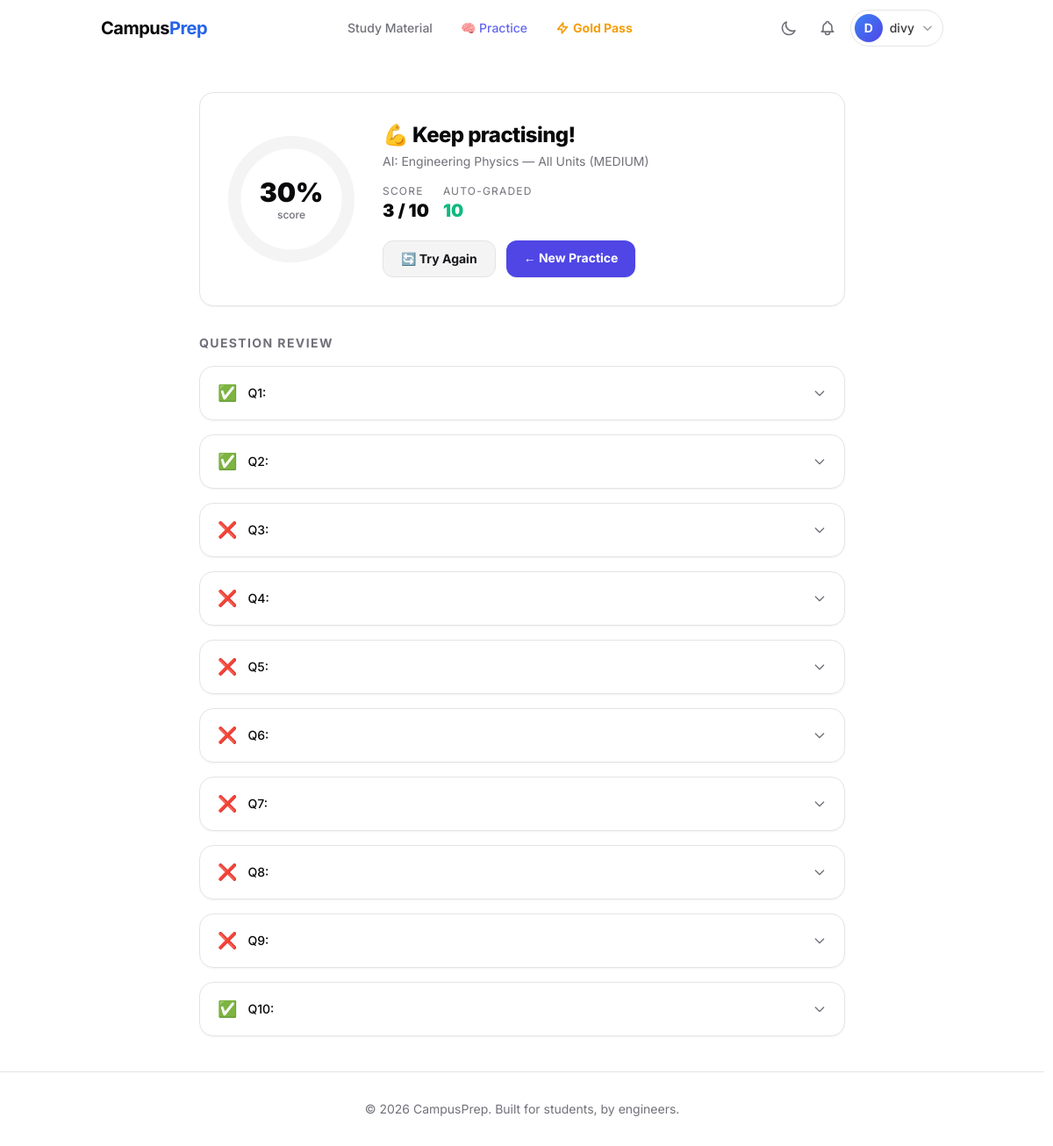
Screenshot of /practice/result/1/ (signed in) with the database file from the repository.
### apps/users/models.py (models this page shows, shortened)
class User(AbstractUser):
    clerk_id = models.CharField(max_length=100, unique=True, null=True, blank=True)
    phone_number = models.CharField(max_length=15, blank=True, null=True)
    preferred_branch = models.ForeignKey(
        'academics.Branch',
        on_delete=models.SET_NULL,
        null=True,
        blank=True,
        related_name='users'
    )
    preferred_semester = models.ForeignKey(
        'academics.Semester',
        on_delete=models.SET_NULL,
        null=True,
        blank=True,
        related_name='users'
    )
    active_subscription_valid_until = models.DateField(null=True, blank=True)
    gold_pass_branch = models.ForeignKey(
        'academics.Branch',
        on_delete=models.SET_NULL,
        null=True,
        blank=True,
        related_name='gold_pass_users'
    )
    gold_pass_semester = models.ForeignKey(
        'academics.Semester',
        on_delete=models.SET_NULL,
        null=True,
        blank=True,
        related_name='gold_pass_users'
    )
    active_subscription_plan = models.ForeignKey(
        'products.SubscriptionPlan',
        on_delete=models.SET_NULL,
        null=True,
        blank=True,
        related_name='subscribed_users'
    )

### apps/practice/models.py (models this page shows, shortened)
class UserAttempt(models.Model):
    user         = models.ForeignKey(settings.AUTH_USER_MODEL, on_delete=models.CASCADE, related_name='practice_attempts')
    question_set = models.ForeignKey(QuestionSet, on_delete=models.CASCADE, related_name='attempts')
    started_at  = models.DateTimeField(auto_now_add=True)
    finished_at = models.DateTimeField(null=True, blank=True)
    score     = models.PositiveIntegerField(default=0)
    max_score = models.PositiveIntegerField(default=0)
    class Meta:
        ordering = ['-started_at']
    @property
    def percentage(self):
        if self.max_score == 0:
            return 0
        return round((self.score / self.max_score) * 100)

class QuestionSet(models.Model):
    title     = models.CharField(max_length=255)
    subject   = models.ForeignKey(Subject, on_delete=models.CASCADE, related_name='question_sets')
    unit      = models.ForeignKey(Unit, on_delete=models.SET_NULL, null=True, blank=True, related_name='question_sets')
    questions = models.ManyToManyField(Question, related_name='sets', blank=True)
    is_ai_generated = models.BooleanField(default=False)
    is_published    = models.BooleanField(default=True)
    created_at      = models.DateTimeField(auto_now_add=True)
    class Meta:
        ordering = ['-created_at']

class UserAnswer(models.Model):
    attempt      = models.ForeignKey(UserAttempt, on_delete=models.CASCADE, related_name='answers')
    question     = models.ForeignKey(Question, on_delete=models.CASCADE)
    given_answer = models.TextField(blank=True)  # What the user typed/selected
    is_correct   = models.BooleanField(default=False)
    class Meta:
        unique_together = ('attempt', 'question')

### apps/practice/views.py (the view)
# urls.py: path('result/<int:attempt_id>/',      views.result,           name='practice_result'),
@login_required
def result(request, attempt_id):
    attempt  = get_object_or_404(UserAttempt, id=attempt_id, user=request.user)
    answers  = attempt.answers.select_related('question').order_by('question__id')
    auto_graded_types = (Question.TYPE_MCQ, Question.TYPE_TF, Question.TYPE_FILL)
    auto_graded = [a for a in answers if a.question.question_type in auto_graded_types]
    manual_review = [a for a in answers if a.question.question_type not in auto_graded_types]
    return render(request, 'practice/result.html', {
        'attempt': attempt,
        'answers': answers,
        'auto_graded': auto_graded,
        'manual_review': manual_review,
    })

### apps/practice/templatetags/practice_tags.py (called while the page is built)
@register.filter(name='tojson')
def to_json(value):
    return mark_safe(json.dumps(value))

### apps/users/context_processors.py (called while the page is built, shortened)
def clerk_settings(request):
    publishable_key = settings.CLERK_PUBLISHABLE_KEY
    js_url = "clerk.accounts.dev" # Default
    return {
        'CLERK_PUBLISHABLE_KEY': settings.CLERK_PUBLISHABLE_KEY,
        'CLERK_JS_URL': js_url,
    }

### templates/practice/result.html (shortened to what this page needs)
{% extends "base.html" %}
{% load practice_tags %}
{% block content %}
<div class="max-w-3xl mx-auto py-10 px-4 space-y-8">
  <div class="bg-card border border-border rounded-2xl p-8 flex flex-col sm:flex-row items-center gap-8 shadow-sm text-center sm:text-left">
    <div class="relative flex-shrink-0 w-36 h-36">
      <svg viewBox="0 0 100 100" class="w-full h-full">
        <circle cx="50" cy="50" r="45" class="ring-bg"/>
        <circle id="ringFg" cx="50" cy="50" r="45" class="ring-fg"
          stroke="{% if attempt.percentage >= 75 %}#10b981{% elif attempt.percentage >= 50 %}#f59e0b{% else %}#f43f5e{% endif %}"/>
      </svg>
      <div class="absolute inset-0 flex flex-col items-center justify-center">
        <span class="text-3xl font-black text-foreground">{{ attempt.percentage }}%</span>
        <span class="text-xs text-muted-foreground font-medium">score</span>
      </div>
    </div>
    <div class="flex-1">
      <h1 class="text-2xl font-extrabold tracking-tight">
        {% if attempt.percentage >= 75 %}🎉 Great job!
        {% elif attempt.percentage >= 50 %}👍 Good effort!
        {% else %}💪 Keep practising!
        {% endif %}
      </h1>
      <p class="text-muted-foreground mt-1 text-sm">{{ attempt.question_set.title }}</p>
      <div class="mt-4 flex flex-wrap gap-4">
        <div>
          <p class="text-xs text-muted-foreground uppercase tracking-widest">Score</p>
          <p class="text-xl font-black text-foreground">{{ attempt.score }} / {{ attempt.max_score }}</p>
        </div>
        {% if auto_graded %}
        <div>
          <p class="text-xs text-muted-foreground uppercase tracking-widest">Auto-graded</p>
          <p class="text-xl font-black text-emerald-500">{{ auto_graded|length }}</p>
        </div>
        {% endif %}
      </div>
      <div class="mt-5 flex flex-wrap gap-3">
        <a href="{% url 'practice_quiz' attempt.question_set.id %}"
           class="px-5 py-2.5 rounded-xl bg-secondary text-secondary-foreground border border-border text-sm font-bold hover:bg-muted transition-colors">🔄 Try Again</a>
        <a href="{% url 'practice_index' %}"
           class="px-5 py-2.5 rounded-xl bg-indigo-600 text-white text-sm font-bold hover:bg-indigo-700 transition-all shadow-sm">← New Practice</a>
      </div>
    </div>
  </div>
  <div>
    <h2 class="text-sm font-bold uppercase tracking-widest text-muted-foreground mb-4">Question Review</h2>
    <div class="space-y-4">
      {% for ans in answers %}
      <details class="bg-card border border-border rounded-2xl overflow-hidden shadow-sm
        {% if ans.question.question_type in 'SHORT,LONG' %}manual-row
        {% elif ans.is_correct %}correct-row{% else %}wrong-row{% endif %}">
        <summary class="flex items-center justify-between px-5 py-4 gap-3">
          <div class="flex items-center gap-3 min-w-0">
            <span class="text-lg flex-shrink-0">
              {% if ans.question.question_type in 'SHORT,LONG' %}📝
              {% elif ans.is_correct %}✅{% else %}❌{% endif %}
            </span>
            <div class="text-sm font-medium text-foreground truncate" style="max-width:400px">
              Q{{ forloop.counter }}: <span class="md-preview" data-raw="{{ ans.question.body_md|truncatechars:80 }}"></span>
            </div>
          </div>
          <svg class="chevron w-4 h-4 text-muted-foreground flex-shrink-0" fill="none" viewBox="0 0 24 24" stroke="currentColor">
            <path stroke-linecap="round" stroke-linejoin="round" stroke-width="2" d="M19 9l-7 7-7-7"/>
          </svg>
        </summary>
      </details>
      {% endfor %}
    </div>
  </div>
</div>
{% endblock %}

### templates/base.html (shortened to what this page needs)
{% load static %}
<!DOCTYPE html>
<html lang="en" class="h-full {% if request.COOKIES.theme == 'dark' %}dark{% endif %}">
<head>
    <script src="https://cdn.tailwindcss.com"></script>
</head>
<body class="min-h-screen flex flex-col font-sans antialiased bg-background text-foreground transition-colors duration-300">
    <header class="sticky top-0 z-50 w-full glass-nav transition-all duration-300">
        <div class="container mx-auto px-4 sm:px-6 lg:px-8">
            <div class="flex items-center justify-between h-16">
                <div class="flex-shrink-0">
                    <a href="{% if user.is_authenticated %}{% url 'dashboard' %}{% else %}{% url 'home' %}{% endif %}" class="text-xl font-bold tracking-tight">
                        Campus<span class="text-blue-600 dark:text-blue-400">Prep</span>
                    </a>
                </div>
                <nav class="hidden md:flex md:space-x-8 items-center">
                    <a href="{% url 'dashboard' %}" class="text-sm font-medium {% if request.resolver_match.url_name == 'dashboard' %}text-primary{% else %}text-muted-foreground hover:text-foreground{% endif %} transition-colors">
                        Study Material
                    </a>
                    <a href="{% url 'practice_index' %}" class="text-sm font-medium {% if 'practice' in request.resolver_match.url_name %}text-indigo-500{% else %}text-muted-foreground hover:text-foreground{% endif %} transition-colors">
                        🧠 Practice
                    </a>
                    <a href="{% if request.user.is_authenticated %}{% url 'checkout_gold_pass' %}?branch={{ request.user.preferred_branch_id }}&semester={{ request.user.preferred_semester_id }}{% else %}{% url 'login' %}{% endif %}" class="text-sm font-bold text-amber-500 hover:text-amber-600 transition-colors flex items-center">
                        <svg class="w-4 h-4 mr-1" fill="none" viewBox="0 0 24 24" stroke="currentColor"><path stroke-linecap="round" stroke-linejoin="round" stroke-width="2.5" d="M13 10V3L4 14h7v7l9-11h-7z"></path></svg>
                        Gold Pass
                    </a>
                </nav>
                <div class="hidden md:flex items-center gap-2">
                    <button id="themeToggle" class="p-2 text-muted-foreground hover:text-foreground transition-all duration-200 hover:bg-muted/60 rounded-full" title="Toggle theme">
                        <svg class="w-5 h-5 dark:hidden" fill="none" viewBox="0 0 24 24" stroke="currentColor"><path stroke-linecap="round" stroke-linejoin="round" stroke-width="2" d="M20.354 15.354A9 9 0 018.646 3.646 9.003 9.003 0 0012 21a9.003 9.003 0 008.354-5.646z"></path></svg>
                    </button>
                    {% if user.is_authenticated %}
                    <a href="{% url 'notifications:list' %}" class="relative p-2 text-muted-foreground hover:text-foreground transition-all duration-200 hover:bg-muted/60 rounded-full"
                       id="notificationsBell">
                    </a>
                    <div class="relative" id="userDropdownContainer">
                        <button id="userDropdownBtn" class="flex items-center gap-2 rounded-full p-1 pr-2.5 border border-border hover:border-muted-foreground/40 hover:bg-muted/60 transition-all duration-200 focus:outline-none group">
                            <div class="w-8 h-8 rounded-full bg-gradient-to-br from-blue-500 to-indigo-600 flex items-center justify-center text-white text-sm font-bold flex-shrink-0 shadow-sm">
                                {{ user.username|slice:":1"|upper }}
                            </div>
                            <span class="text-sm font-medium text-foreground/80 group-hover:text-foreground max-w-[80px] truncate transition-colors">{{ user.username }}</span>
                            <svg class="w-3.5 h-3.5 text-muted-foreground/70 transition-transform duration-200" id="dropdownChevron" fill="none" viewBox="0 0 24 24" stroke="currentColor"><path stroke-linecap="round" stroke-linejoin="round" stroke-width="2.5" d="M19 9l-7 7-7-7"></path></svg>
                        </button>
                    </div>
                    {% else %}
                    <a href="{% url 'login' %}" class="text-sm font-medium text-muted-foreground hover:text-foreground transition-colors">Log in</a>
                    <a href="{% url 'signup' %}" class="bg-primary text-primary-foreground hover:bg-primary/90 px-4 py-2 rounded-md text-sm font-medium transition-colors shadow-sm">Sign up</a>
                    {% endif %}
                </div>
            </div>
        </div>
    </header>
    <main class="flex-grow">
        {% block content %}{% endblock %}
    </main>
    <footer class="border-t border-border mt-auto py-8">
        <div class="container mx-auto px-4 text-center text-sm text-muted-foreground">
            &copy; 2026 CampusPrep. Built for students, by engineers.
        </div>
    </footer>
</body>
</html>

### templates/base.html (style rules this page uses)
.glass-nav { background: rgba(255, 255, 255, 0.7); backdrop-filter: blur(12px); -webkit-backdrop-filter: blur(12px); border-bottom: 1px solid rgba(255, 255, 255, 0.2); }
* { scrollbar-width: thin; scrollbar-color: hsl(var(--muted-foreground) / 0.2) transparent; }

### templates/practice/result.html (style rules this page uses)
details > summary { cursor:pointer; list-style:none; }
.chevron { transition: transform 0.2s; }
.correct-row { border-left:4px solid #10b981; }
.wrong-row { border-left:4px solid #f43f5e; }

### rows the page displays
User: username "D", username "divy"
UserAttempt: percentage "30", question_set "AI: Engineering Physics — All Units (MEDIUM)", score "3", max_score "10"

### other values shown
{{ auto_graded|length }} "10"
